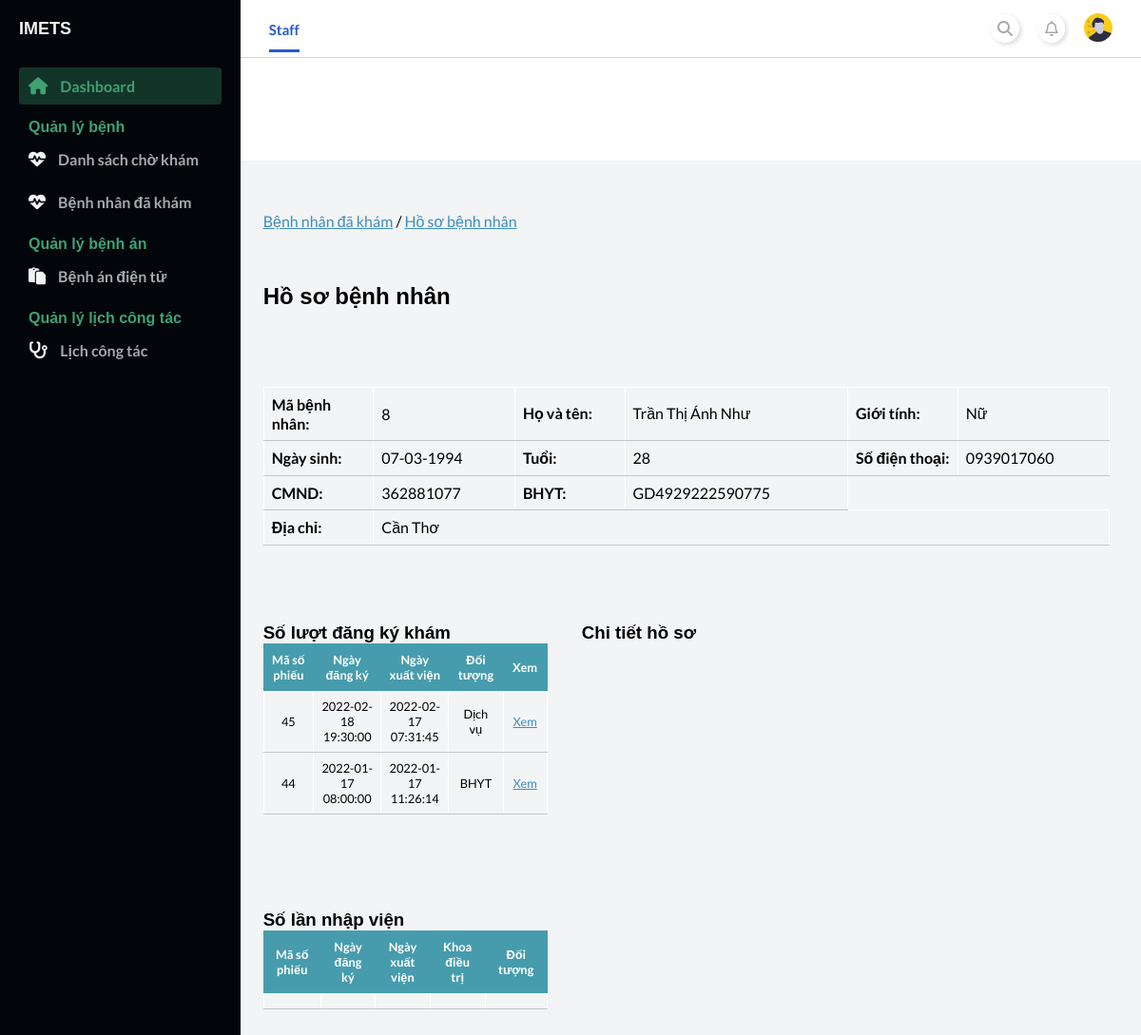
Screenshot of /staff/index.php?page_layout=checked_up&ID_Patient=8 (signed in) with the database file from the repository.
### tables this page shows
CREATE TABLE `patient` (
  `ID_Patient` int(11) NOT NULL,
  `Name` varchar(100) NOT NULL,
  `DOB` date NOT NULL,
  `Sex` varchar(10) NOT NULL,
  `Address` varchar(200) DEFAULT NULL,
  `CMND` varchar(15) DEFAULT NULL,
  `PhoneNumber` varchar(25) NOT NULL,
  `ID_BHYT` varchar(20) DEFAULT NULL,
  `VoteRate` double NOT NULL,
  `UserName` varchar(100) NOT NULL,
  `Password` varchar(100) NOT NULL
);

CREATE TABLE `appointment` (
  `ID_Appointment` int(11) NOT NULL,
  `ID_Staff` int(11) NOT NULL,
  `ID_Patient` int(11) NOT NULL,
  `Date_Booking` datetime NOT NULL,
  `Date_Checkup` int(11) NOT NULL,
  `Date_HospitalDischarge` datetime DEFAULT NULL,
  `Date_ReCheckup` date DEFAULT NULL,
  `BHYT_Checkin` float NOT NULL,
  `ID_PaymentMethod` int(11) DEFAULT NULL,
  `StatusAppointment` varchar(100) DEFAULT NULL
);

CREATE TABLE `medicalrecord` (
  `ID_MedicalRecord` int(11) NOT NULL,
  `ID_Appointment` int(11) NOT NULL,
  `ReasonCheckup` varchar(50) DEFAULT NULL,
  `BodyCheck` varchar(50) DEFAULT NULL,
  `BodyPartsCheck` varchar(50) DEFAULT NULL,
  `PulseRate` int(11) DEFAULT NULL,
  `Temp` float DEFAULT NULL,
  `BloodPressure` varchar(10) DEFAULT NULL,
  `Breathing` int(11) DEFAULT NULL,
  `Height` float DEFAULT NULL,
  `Weight` float DEFAULT NULL,
  `Result` varchar(255) DEFAULT NULL,
  `TreatmentDirection` varchar(255) DEFAULT NULL,
  `Advice` varchar(255) DEFAULT NULL
);

CREATE TABLE `schedule` (
  `ID_schedule` int(11) NOT NULL,
  `title` varchar(255) NOT NULL,
  `Session` varchar(15) NOT NULL,
  `start` datetime DEFAULT NULL,
  `end` datetime DEFAULT NULL,
  `ID_Staff` int(11) NOT NULL,
  `ID_Room` int(11) NOT NULL,
  `t_stamp` timestamp NOT NULL DEFAULT current_timestamp() ON UPDATE current_timestamp(),
  `status_schedule` varchar(255) NOT NULL
);

### staff/modules_staff/checked_up/checked_up.php (the view)
<?php
    include './../config.php';
    $ID_Patient = $_GET['ID_Patient'];
    $login_staff = $_SESSION['login_staff'];
?>
<main>
    <div class="container-fluid">
        <div class="card-container">
            <div class="link-nav-pages">
                <a href="./index.php?page_layout=list_checked_up">Bệnh nhân đã khám</a> /
                <a href="">Hồ sơ bệnh nhân</a>
            </div>
            <div class="card-header">
                <h2>Hồ sơ bệnh nhân</h2>
            </div>
            <div class="personalInfo">
                <?php
                    $sql = "SELECT * FROM appointment JOIN patient ON appointment.ID_Patient=patient.ID_Patient WHERE patient.ID_Patient=$ID_Patient";
                    $query = mysqli_query($conn, $sql);
                    $rows = mysqli_fetch_array($query);
                ?>
                <table class="personalInfoTable">
                    <tr>
                        <th>Mã bệnh nhân: </th>
                        <td><?php echo $rows['ID_Patient'] ?></td>
                        <th>Họ và tên: </th>
                        <td><?php echo $rows['Name'] ?></td>
                        <th>Giới tính: </th>
                        <td><?php echo $rows['Sex'] ?></td>
                    </tr>
                    <tr>
                        <th>Ngày sinh: </th>
                        <td><?php
                            echo date('d-m-Y', strtotime($rows['DOB'])); ?></td>
                        <th>Tuổi: </th>
                        <td><?php
                            $date = getdate();
                            echo $date['year'] - substr($rows['DOB'],0,4);
                        ?></td>
                        <th>Số điện thoại: </th>
                        <td><?php echo $rows['PhoneNumber'] ?></td>
                    </tr>
                    <tr>
                        <th>CMND: </th>
                        <td><?php echo $rows['CMND'] ?></td>
                        <th>BHYT: </th>
                        <td><?php echo $rows['ID_BHYT'] ?></td>
                    </tr>
                    <tr>
                        <th>Địa chỉ: </th>
                        <td colspan="5"><?php echo $rows['Address'] ?></td>
                    </tr>
                </table>
            </div>
            <div class="record">
                <div class="summary">
                    <div class="summary-content">
                        <h3>Số lượt đăng ký khám</h3>
                        <table class="personalInfoTable recordTable">
                            <tr>
                                <th>Mã số phiếu</th>
                                <th>Ngày đăng ký</th>
                                <th>Ngày xuất viện</th>
                                <th>Đối tượng</th>
                                <th>Xem</th>
                            </tr>
                            <?php
                                    $sql_appointment = "SELECT * FROM appointment
                                    JOIN schedule ON schedule.ID_schedule=appointment.Date_Checkup
                                    JOIN staff ON staff.ID_Staff=appointment.ID_Staff
                                    JOIN medicalrecord ON medicalrecord.ID_Appointment=appointment.ID_Appointment
                                    WHERE staff.UserName='$login_staff' AND appointment.ID_Patient= $ID_Patient
                                    ORDER BY appointment.ID_Appointment DESC";
                                    $query_appointment = mysqli_query($conn, $sql_appointment);
                                    while($rows_appointment = mysqli_fetch_array($query_appointment)){
                                ?>
                            <tr>
                                <td><?php echo $rows_appointment['ID_Appointment'] ?></td>
                                <td><?php echo $rows_appointment['start'] ?></td>
                                <td><?php echo $rows_appointment['Date_HospitalDischarge'] ?></td>
                                <td><?php
                                    if($rows_appointment['BHYT_Checkin']>0){
                                        echo 'BHYT';
                                    } else {
                                        echo 'Dịch vụ';
                                    }
                                ?></td>
                                <td><a href="./index.php?page_layout=checked_up&ID_Patient=<?php echo $ID_Patient ?>&ID_Appointment=<?php echo $rows_appointment['ID_Appointment'] ?>">Xem</a></td>
                            </tr>
                            <?php
                                }
                            ?>
                        </table>
                    </div>
                    <br>
                    <div class="summary-content">
                        <h3>Số lần nhập viện</h3>
                        <table class="personalInfoTable recordTable">
                            <tr>
                                <th>Mã số phiếu</th>
                                <th>Ngày đăng ký</th>
                                <th>Ngày xuất viện</th>
                                <th>Khoa điều trị</th>
                                <th>Đối tượng</th>
                            </tr>
                            <tr>
                                <td></td>
                                <td></td>
                                <td></td>
                                <td></td>
                                <td></td>
                            </tr>
                        </table>
                    </div>
                </div>
                <?php include './modules_staff/checked_up/detailRecord.php'; ?>
            </div>
        </div>
    </div>
</main>

### staff/modules_staff/style/index_staff.css (style rules this page uses)
* { margin: 0; padding: 0; }
body { box-sizing: border-box; font-family: "Lato", sans-serif; }

### staff/modules_staff/style/content.css (style rules this page uses)
main { background: #f3f4f6; grid-area: main; overflow-y: auto; }

### staff/modules_staff/style/checkup.css (style rules this page uses)
.container-fluid { padding: 2vh 2vw; min-height: 70vh; width: 94%; }
.card-header { margin: 2vh 0 3vh; }
.card-body table, td, th { border: 1px solid rgb(0, 0, 0); text-align: left; }
.card-body th, td { padding: 0.5rem; }

### staff/modules_staff/style/checked_up.css (style rules this page uses)
.personalInfoTable { border-collapse: collapse; width: 100%; }
.personalInfoTable th, td { padding: 8px; text-align: left; border-bottom: 1px solid #c5c5c5; border-top: 1px solid #ffffff; border-right: 1px solid #ffffff; border-left: 1px solid #ffffff; }
.personalInfoTable th { width: 13%; }
.record { display: flex; }
.summary { width: 35%; height: 100vh; }
.recordTable th { background-color: #469cac; border: 1px solid #469cac; color: #ffffff; font-size: 0.8rem; text-align: center; }
.recordTable td { font-size: 0.8rem; text-align: center; }
.summary-content { margin-top: 3vh; }

### rows the page displays
patient: ID_Patient "8", Name "Trần Thị Ánh Như", Sex "Nữ", DOB "07-03-1994", $date['year']-substr($rows['DOB'],0,4) "28", PhoneNumber "0939017060", CMND "362881077", ID_BHYT "GD4929222590775", Address "Cần Thơ"
appointment: medicalrecord.ID_Appointment "45", Date_Checkup.start "2022-02-18 19:30:00", Date_HospitalDischarge "2022-02-17 07:31:45", BHYT_Checkin "Dịch vụ"
appointment: medicalrecord.ID_Appointment "44", Date_Checkup.start "2022-01-17 08:00:00", Date_HospitalDischarge "2022-01-17 11:26:14", BHYT_Checkin "BHYT"
